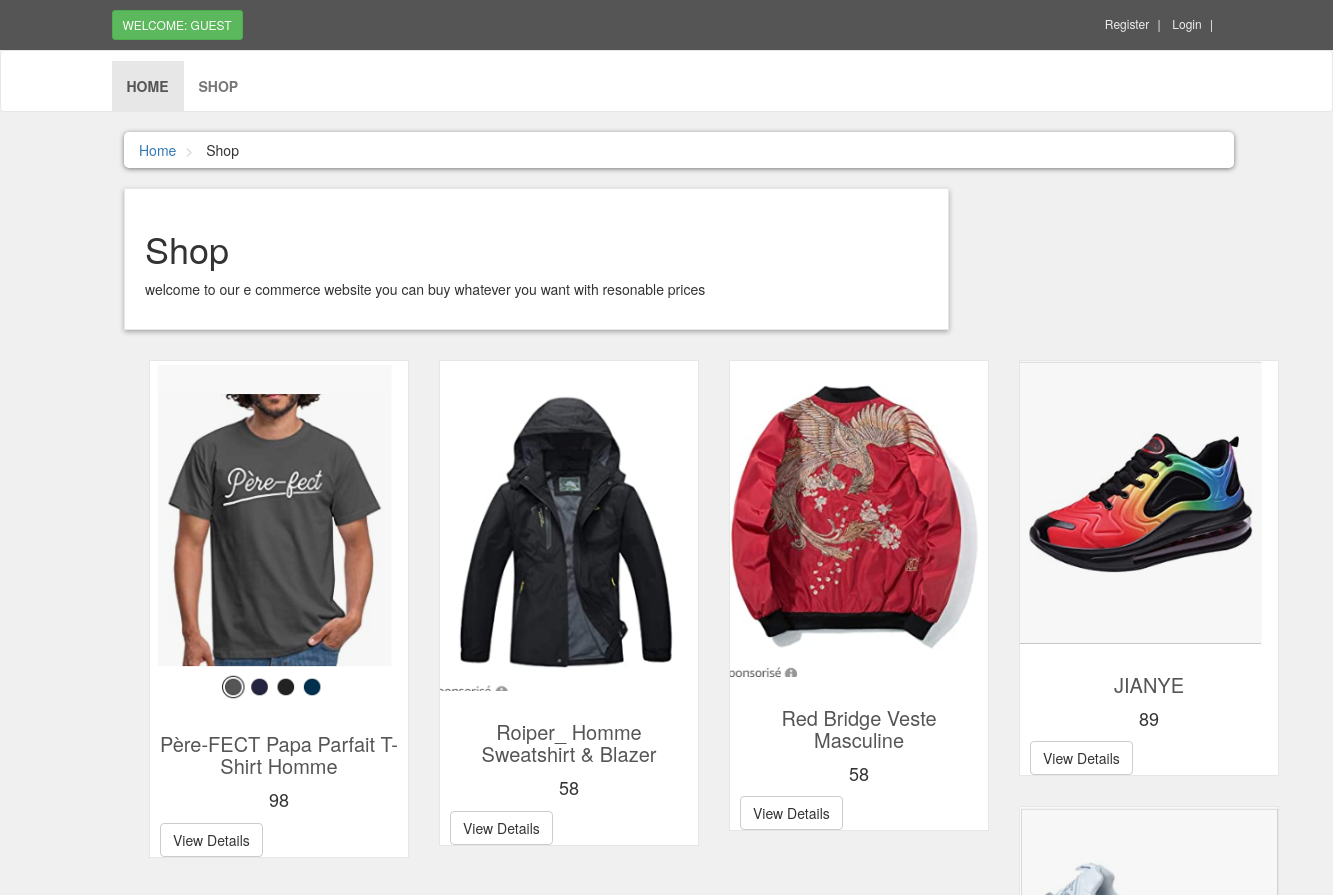
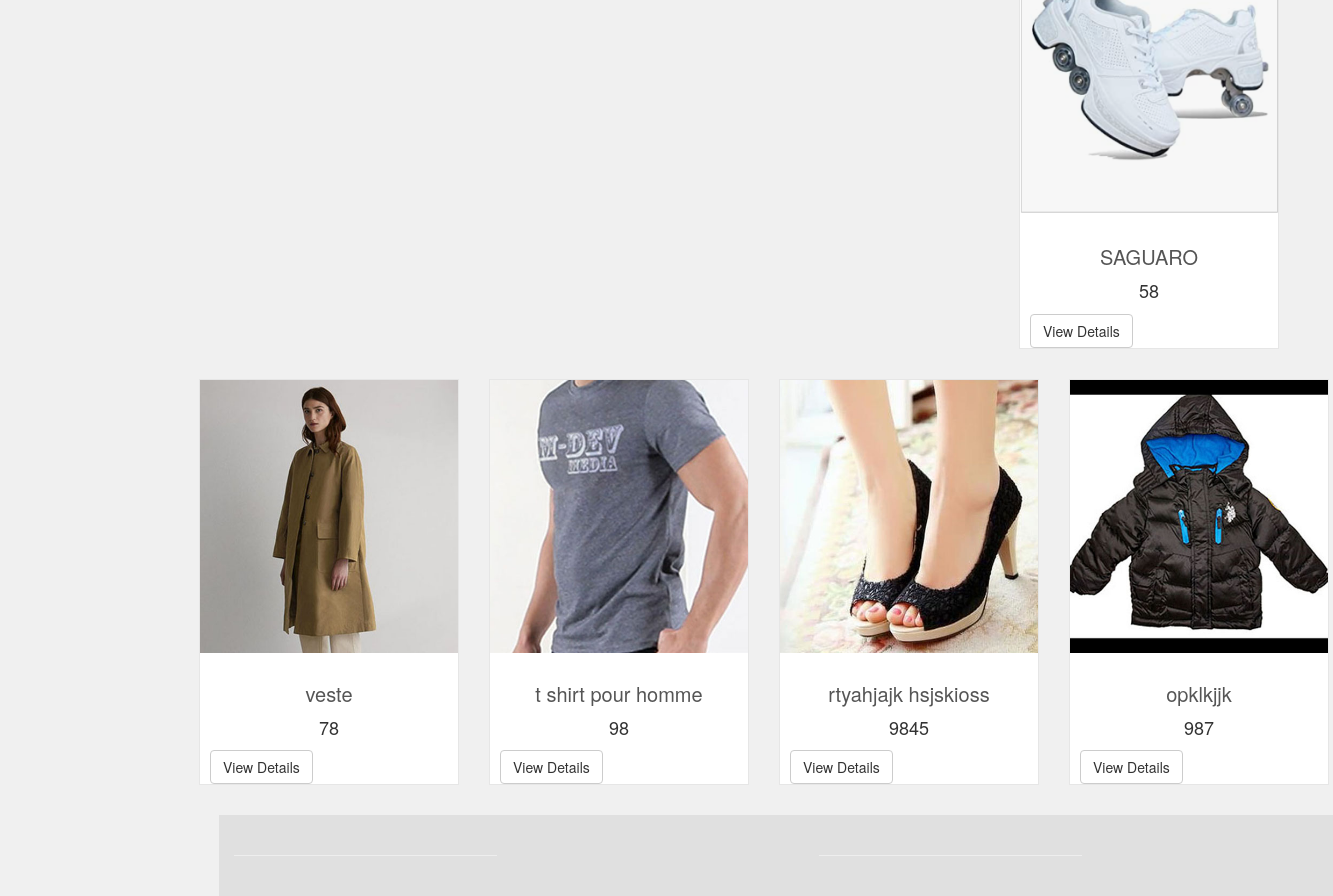
The page /shop.php on the database its author committed (2 pictures, top to bottom).
### tables this page shows
CREATE TABLE `product` (
  `id` int(11) NOT NULL,
  `details` varchar(300) NOT NULL,
  `price` int(11) NOT NULL,
  `cat_id` int(11) NOT NULL,
  `image1` varchar(300) NOT NULL,
  `image2` varchar(300) NOT NULL,
  `image3` varchar(300) NOT NULL,
  `title` varchar(300) NOT NULL
);

### shop.php (the view, shortened to what this page needs)
 <?php
    include("includes/header.php");
    ?>
   <div id="content">
       <div class="container">
           <div class="col-md-12">
               <ul class="breadcrumb">
                   <li>
                       <a href="index.php">Home</a>
                   </li>
                   <li>
                       Shop
                   </li>
               </ul>
           </div>
           <div class="col-md-9">
               <div class="box">
                   <h1>Shop</h1>
                   <p>
welcome to our e commerce website you can buy whatever you want with resonable prices
                   </p>
               </div>
               <?php
    include("includes/config.php");
$sql =" SELECT * FROM `product` ";
$result = mysqli_query($conn, $sql);
if (mysqli_num_rows($result) > 0){
while($row = mysqli_fetch_assoc($result))
     {
    $id = $row["id"];
     	echo '<div id="content" class="container">
       <div class="row">
           <div class="col-sm-4 col-sm-6 single">
               <div class="product">
                   <a href="details.php">
                       <img class="img-responsive" src="admin_area/product_images/';echo $row["image1"]; echo '"alt="Product 1">
                   </a>
                   <div class="text">
                       <h3>
                           <a href="details.php">';
                             echo  $row["title"];
                        echo '</a>
                       </h3>
                       <p class="price">'; echo $row["price"]; echo '</p>
                       <a href="details.php?productid='; echo $id; echo ' " class="btn btn-default">View Details</a>
                   </div>
               </div>
           </div>';
}
    }
    ?>
           </div>
       </div>
   </div>
   <?php
    include("includes/footer.php");
    ?>
</body>
</html>

### styles/style.css (style rules this page uses)
body { font-size: 14px; line-height: 1.42857143; color: #333333; background: #f0f0f0; overflow-x: hidden; }
.box { background: #ffffff; margin: 0 0 30px; border: solid 1px #e6e6e6; box-sizing: border-box; padding: 20px; box-shadow: 0px 2px 5px rgba(0, 0, 0, .3); }
#content { padding-left: 25px; }
.single { width: 290px; }
#content .product { background: #ffffff; border: solid 1px #e6e6e6; margin-bottom: 30px; box-sizing: border-box; }
#content .product .text { padding: 10px 10px 0px; }
#content .product .text p.price { font-size: 18px; text-align: center; font-weight: 400; }
#content .product .text h3 { text-align: center; font-size: 20px; }
#content .product .text h3 a { color: rgb(85, 85, 85); }
.breadcrumb { padding: 8px 15px; margin-bottom: 20px; background: #ffffff; border-radius: 5px; box-shadow: 0px 1px 5px rgba(0, 0, 0, .5); }
.breadcrumb> li + li:before { content: ">\00a0"; color: #cccccc; }

### rows shown on the page
product: image1 (picture), title "Père-FECT Papa Parfait T-Shirt Homme", price "98"
product: image1 (picture), title "Roiper_ Homme Sweatshirt & Blazer", price "58"
product: image1 (picture), title "Red Bridge Veste Masculine", price "58"
product: image1 (picture), title "JIANYE", price "89"
product: image1 (picture), title "SAGUARO", price "58"
product: image1 (picture), title "veste", price "78"
product: image1 (picture), title "t shirt pour homme", price "98"
product: image1 (picture), title "rtyahjajk hsjskioss", price "9845"
product: image1 (picture), title "opklkjjk", price "987"
